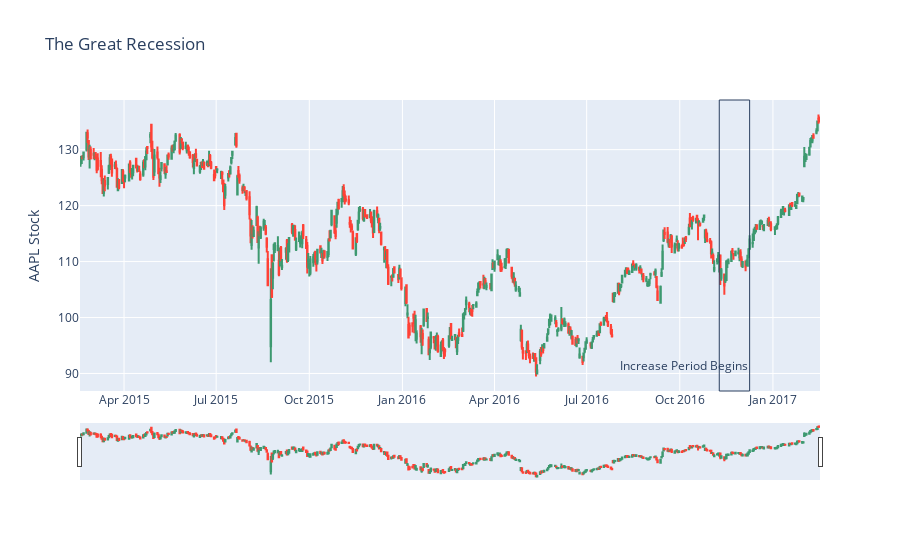

The code cell stored with this chart in its notebook:
### Code cell
df = pd.read_csv('https://raw.githubusercontent.com/plotly/datasets/master/finance-charts-apple.csv')

fig = go.Figure(data=[go.Candlestick(x=df['Date'],
                open=df['AAPL.Open'], high=df['AAPL.High'],
                low=df['AAPL.Low'], close=df['AAPL.Close'])
                      ])



fig.update_layout(
    title='The Great Recession',
    yaxis_title='AAPL Stock',
    shapes = [dict(
        x0='2016-11-09', x1='2016-12-09', y0=-0, y1=1, xref='x', yref='paper',
        line_width=1)],
    annotations=[dict(
        x='2016-12-09', y=0.05, xref='x', yref='paper',
        showarrow=False, xanchor='right', text='Increase Period Begins')]
)

fig.show()

### Figure 1 — Plotly figure (JSON) as saved in the notebook; plotly's stock layout.template omitted (floating-point values rounded to 4 significant figures; data arrays with more than 128 entries replaced by an {"elided": "..."} marker saying what was removed)
{"data": [{"close": {"elided": "506 float values"}, "high": {"elided": "506 float values"}, "low": {"elided": "506 float values"}, "open": {"elided": "506 float values"}, "type": "candlestick", "x": {"elided": "506 str values"}}], "layout": {"annotations": [{"showarrow": false, "text": "Increase Period Begins", "x": "2016-12-09", "xanchor": "right", "xref": "x", "y": 0.05, "yref": "paper"}], "shapes": [{"line": {"width": 1}, "x0": "2016-11-09", "x1": "2016-12-09", "xref": "x", "y0": 0, "y1": 1, "yref": "paper"}], "title": {"text": "The Great Recession"}, "yaxis": {"title": {"text": "AAPL Stock"}}}}
